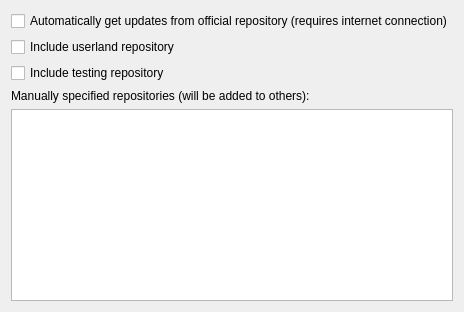
          <widget class="QWidget" name="tab_6">
           <attribute name="title">
            <string>Advanced settings</string>
           </attribute>
           <layout class="QVBoxLayout" name="verticalLayout_25">
            <item>
             <widget class="QCheckBox" name="autoUpdateCheckBox">
              <property name="enabled">
               <bool>true</bool>
              </property>
              <property name="text">
               <string>Automatically get updates from official repository (requires internet connection)</string>
              </property>
              <property name="checked">
               <bool>false</bool>
              </property>
             </widget>
            </item>
            <item>
             <widget class="QCheckBox" name="includeUserlandCheckBox">
              <property name="text">
               <string>Include userland repository</string>
              </property>
             </widget>
            </item>
            <item>
             <widget class="QCheckBox" name="includeTestingCheckBox">
              <property name="text">
               <string>Include testing repository</string>
              </property>
             </widget>
            </item>
            <item>
             <widget class="QLabel" name="label_2">
              <property name="text">
               <string>Manually specified repositories (will be added to others):</string>
              </property>
             </widget>
            </item>
            <item>
             <widget class="QPlainTextEdit" name="additionalRepositoriesTextEdit"/>
            </item>
           </layout>
          </widget>
